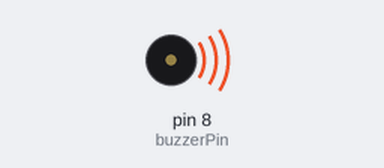
The sketch below on a simulated Arduino Uno, built with avr-gcc and run on an emulated ATmega328P. Parts: buzzer (waves = sounding, pin HIGH).

Above: at 0.2 s.
Timing chart, 0 to 3.0 s (numbered marks = the images above):
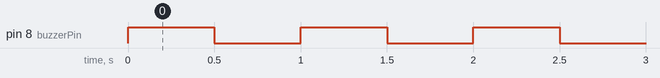

Measured:
- by itself, pin 8 (buzzerPin): alternates HIGH for 0.50 s and LOW for 0.50 s

The sketch:

Buzzer_UserFunction.ino
```cpp
int buzzerPin = 8;

void setup() {
  pinMode(buzzerPin, OUTPUT);
}

void loop() {
  buzzerOn();
  delay(500);
  buzzerOff();
  delay(500);
}

// User-defined function to turn the buzzer ON
void buzzerOn() {
  digitalWrite(buzzerPin, HIGH);
}

// User-defined function to turn the buzzer OFF
void buzzerOff() {
  digitalWrite(buzzerPin, LOW);
}
```
